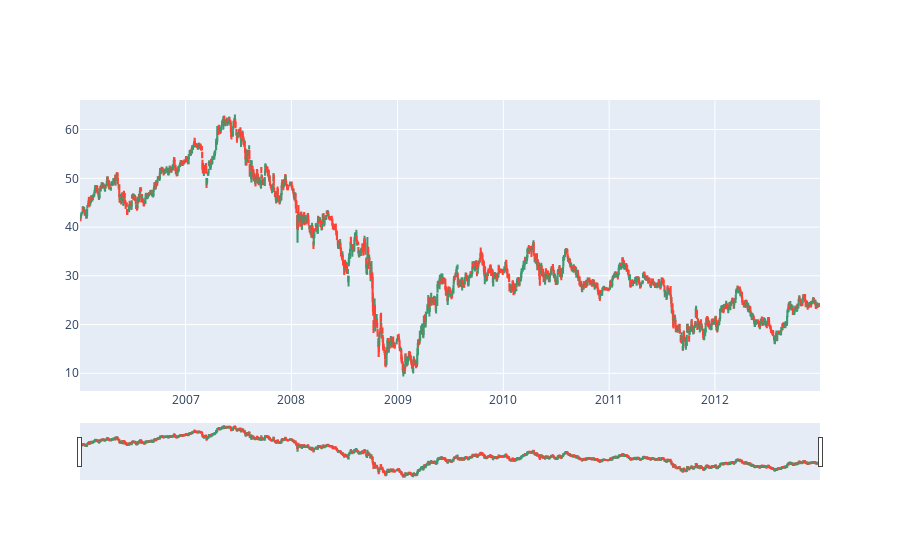

Here is the notebook cell this chart was saved with:
### Code cell
import plotly.graph_objects as go

df = tickerDf.reset_index()
fig = go.Figure(data=[go.Candlestick(x=df['Date'],
                open=df['Open'],
                high=df['High'],
                low=df['Low'],
                close=df['Close'])])
fig.show()

### Figure 1 — Plotly figure (JSON) as saved in the notebook; plotly's stock layout.template omitted (floating-point values rounded to 4 significant figures; data arrays with more than 128 entries replaced by an {"elided": "..."} marker saying what was removed)
{"data": [{"close": {"elided": "1780 float values"}, "high": {"elided": "1780 float values"}, "low": {"elided": "1780 float values"}, "open": {"elided": "1780 float values"}, "type": "candlestick", "x": {"elided": "1780 str values"}}], "layout": {}}
